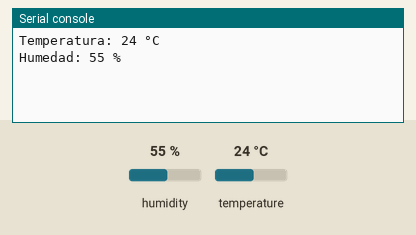
Simulated run of this program. Board: MicroPython board. Parts: the last lines printed to the serial console. The test bench sets the inputs (shaded band); at power-on: humidity 55 %, temperature 24 °C.

Above: at 1.2 s.
1.3 s: humidity set to 22 %
At 3.3 s:
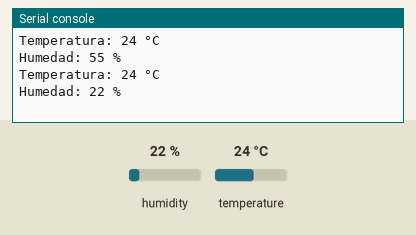
4.0 s: temperature set to 12 °C
At 4.5 s:
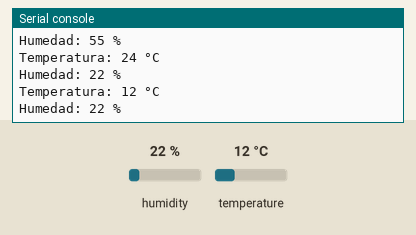
6.7 s: humidity set to 40 %
At 9.2 s:
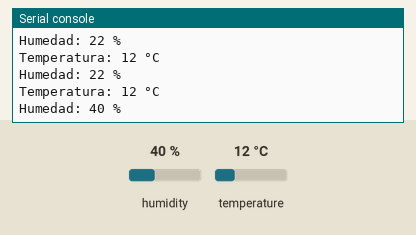
Timing chart, 0 to 10.7 s (numbered marks = the images above; inputs shaded):
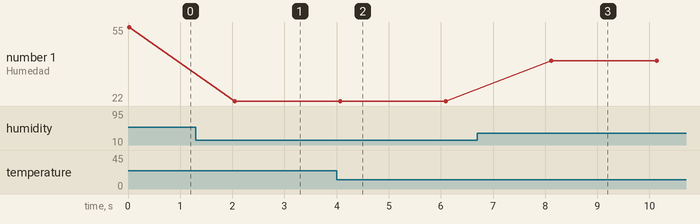

Measured:
- after the input at 1.3 s, the serial console: prints a new line after 0.75 s (image 1)
- after the input at 4.0 s, the serial console: prints a new line after 0.07 s (image 2)
- after the input at 6.7 s, the serial console: prints a new line after 1.4 s (image 3)
- plotted number 1: 55 → 22 after the input at 1.3 s, 22 → 40 after the input at 6.7 s

The program:

act7.py
```python
import dht
from machine import Pin
import time

# Se define la instancia del DHT11 conectada al pin de entrada/salida 21
sensor = dht.DHT11(Pin(21))

while True:
    try:
        # Petición de lectura física al sensor
        sensor.measure()
        # Asignación de variables desde los búferes del objeto
        temp = sensor.temperature()
        hum = sensor.humidity()

        print("Temperatura: {} °C".format(temp))
        print("Humedad: {} %".format(hum))
    except OSError as e:
        print("Error en la comunicación con el DHT11.")

    # El DHT11 tiene una tasa de muestreo máxima de 1Hz, un retraso de 2s garantiza estabilidad
    time.sleep(2)
```
